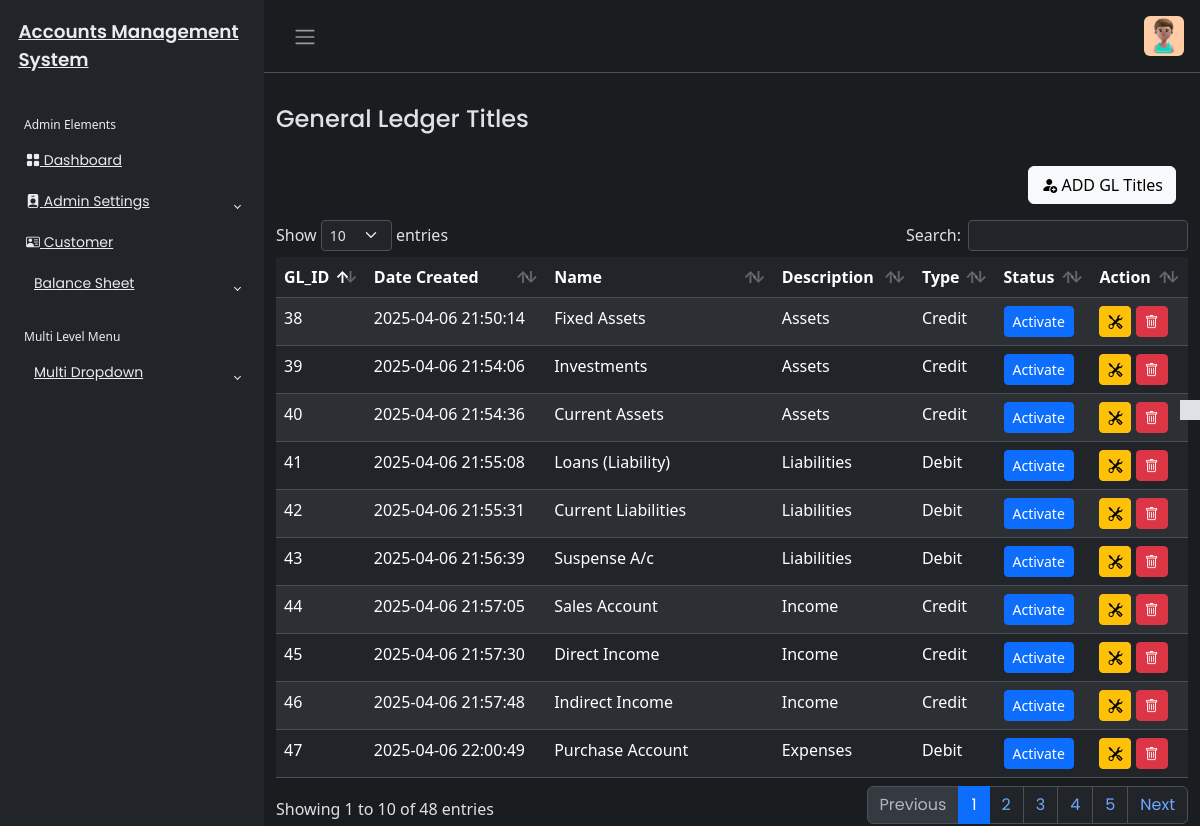
The page /General_Ledger/gl_title.php (signed in) on the database its author committed.
### tables this page shows
CREATE TABLE `gl_tbl` (
  `gl_id` int(200) NOT NULL,
  `gl_name` varchar(450) NOT NULL,
  `gl_descript` varchar(450) NOT NULL,
  `gl_type` varchar(450) NOT NULL,
  `gl_status` varchar(450) DEFAULT NULL,
  `created_at` datetime NOT NULL DEFAULT current_timestamp(),
  `updated_at` datetime NOT NULL DEFAULT current_timestamp()
);

### General_Ledger/gl_title.php (the view, shortened to what this page needs)
<?php
include('../includes/header.php');
if(isset($_SESSION['userAuth'])&& $_SESSION['userAuth']!="")
{    include('../includes/sidebar.php');
?>
<main class="mt-3 pt-3">
    <div class="container-fluid">
        <div class="row">
            <div class="col-md-8">
                <h4>General Ledger Titles</h4>
            </div>
            <?php
            require_once('../config/dbcon.php');
            ?>
            <div class="mt-4 px-4">
                <button type="button" class="btn btn-light float-end" data-bs-toggle="modal" data-bs-target="#addGLModal">
                    <i class="bi bi-person-fill-add"></i>
                    ADD GL Titles
                </button>
        </div>
    </div>
    <?php
    try{
        $query = "SELECT * FROM gl_tbl ORDER BY gl_id";
        $stmt = $pdo->prepare($query);
        $stmt->execute();
        $result = $stmt->fetchAll(PDO::FETCH_ASSOC);
    } catch(PDOException $e) {
        echo "Error fetching records: " . $e->getMessage();
        $result=[];
    }
   ?>
   <div class="mt-3">
    <table id="example" class="table table-striped data-table" style="width:100%">
        <thead>
            <tr>
                <th>GL_ID</th>
                <th>Date Created</th>
				<th>Name</th>
				<th>Description</th>
				<th>Type</th>
				<th>Status</th>
				<th>Action</th>
            </tr>
            </thead>
            <tbody>
                <?php
                foreach($result as $row){?>
                <tr>
                    <td><?php echo $row['gl_id'];?></td>
                    <td><?php echo $row['created_at'];?></td>
                    <td><?php echo $row['gl_name'];?></td>
                    <td><?php echo $row['gl_descript'];?></td>
                    <td><?php echo $row['gl_type'];?></td>
                     <td>
                       <a href="toggle_gl.php?id=<?php echo $row['gl_id']; ?>"<button type="button" class="btn btn-primary btn-sm" data-toggle="button" aria-pressed="false" autocomplete="off">
                                            <?php echo ($row['gl_status'] == 'active') ? 'Inactive' : 'Activate'; ?>
                                        </a>
                    </td>
                    <td>
                        <button class="btn btn-warning btn-sm editGL" id="editGL" value="<?php echo $row['gl_id']; ?>" data-id="<?php echo $row['gl_id']; ?>" data-bs-toggle="modal" data-bs-target="#editGLModal"><i class="bi bi-tools"></i></button>
                        <button class="btn btn-danger btn-sm deleteGL" data-id="<?php echo $row['gl_id']; ?>" data-bs-toggle="modal" data-bs-target="#deleteGLModal"><i class="bi bi-trash"></i></button>
                    </td>
                    </tr>
                <?php } ?>
            </tbody>
    </table>
   </div>
</div>
</main>
<?php
include('../includes/footer.php');
}
else{
   echo '<script>
    alert("Not Authorised!");
    window.location.href = "../index.php";
    </script>';
}

### css/style.css (style rules this page uses)
body { font-family: "Poppins", sans-serif; font-size: 0.875rem; opacity: 1; overflow-y: scroll; margin: 0; }
a { cursor: pointer; text-decoration: none; font-family: "Poppins", sans-serif; }
h4 { font-family: "Poppins", sans-serif; font-size: 1.275rem; color: var(--bs-emphasis-color); }

### rows shown on the page
gl_tbl: gl_id "38", created_at "2025-04-06 21:50:14", gl_name "Fixed Assets", gl_descript "Assets", gl_type "Credit", gl_status "Activate"
gl_tbl: gl_id "39", created_at "2025-04-06 21:54:06", gl_name "Investments", gl_descript "Assets", gl_type "Credit", shows "Activate"
gl_tbl: gl_id "40", created_at "2025-04-06 21:54:36", gl_name "Current Assets", gl_descript "Assets", gl_type "Credit", shows "Activate"
gl_tbl: gl_id "41", created_at "2025-04-06 21:55:08", gl_name "Loans (Liability)", gl_descript "Liabilities", gl_type "Debit", shows "Activate"
gl_tbl: gl_id "42", created_at "2025-04-06 21:55:31", gl_name "Current Liabilities", gl_descript "Liabilities", gl_type "Debit", shows "Activate"
gl_tbl: gl_id "43", created_at "2025-04-06 21:56:39", gl_name "Suspense A/c", gl_descript "Liabilities", gl_type "Debit", shows "Activate"
gl_tbl: gl_id "44", created_at "2025-04-06 21:57:05", gl_name "Sales Account", gl_descript "Income", gl_type "Credit", shows "Activate"
gl_tbl: gl_id "45", created_at "2025-04-06 21:57:30", gl_name "Direct Income", gl_descript "Income", gl_type "Credit", shows "Activate"
gl_tbl: gl_id "46", created_at "2025-04-06 21:57:48", gl_name "Indirect Income", gl_descript "Income", gl_type "Credit", shows "Activate"
gl_tbl: gl_id "47", created_at "2025-04-06 22:00:49", gl_name "Purchase Account", gl_descript "Expenses", gl_type "Debit", shows "Activate"
